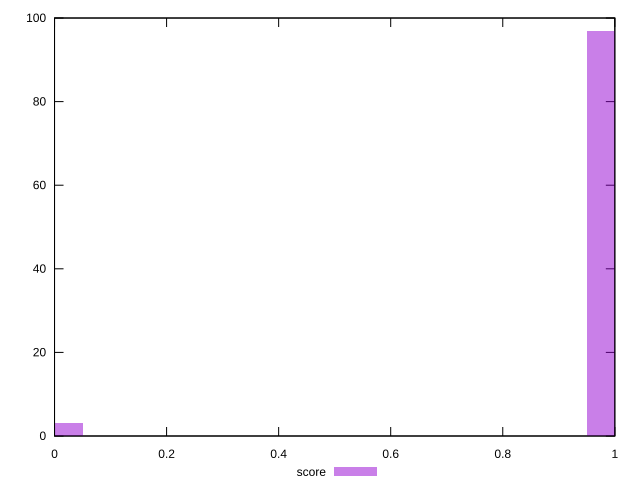

gnuplot code for this plot:
reset

$score <<EOF
0 3
1 97
EOF

set key outside below
set boxwidth 0.1
set xrange [0:1]
set yrange [0:100]
set trange [0:100]
set style fill transparent solid 0.5 noborder
set terminal svg size 640, 490 enhanced background rgb 'white'
set output "report/report_00029_2021-02-24T13-36-40.390Z/server-response-time/samples/agenda/score/histogram.svg"

plot $score title "score" with boxes

reset
